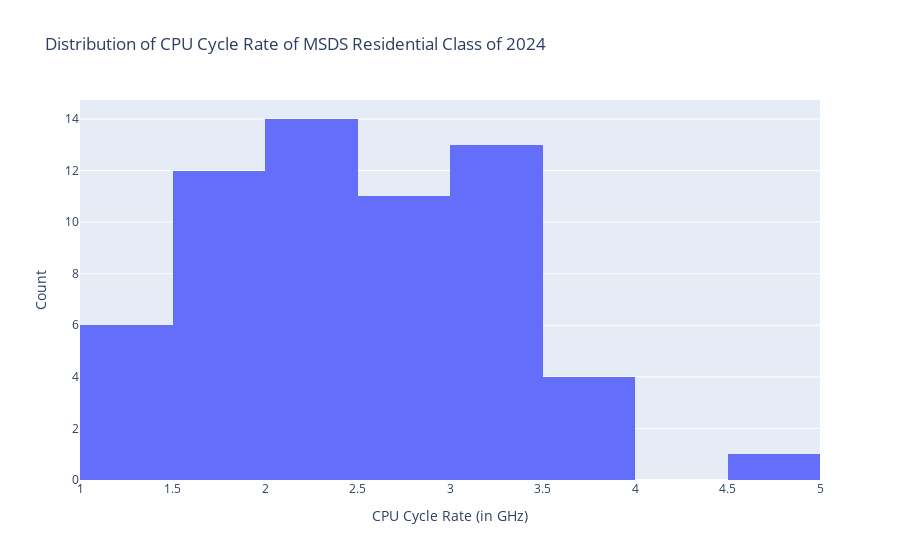

Notebook code for this chart:
### Code cell
import plotly.express as px
fig = px.histogram(data, x="CPU Cycle Rate (in GHz)", title="Distribution of CPU Cycle Rate of MSDS Residential Class of 2024")
fig.update_layout(
    yaxis_title="Count")
fig.show()

### Figure 1 — Plotly figure (JSON) as saved in the notebook; plotly's stock layout.template omitted (floating-point values rounded to 4 significant figures)
{"data": [{"alignmentgroup": "True", "bingroup": "x", "hovertemplate": "CPU Cycle Rate (in GHz)=%{x}<br>count=%{y}<extra></extra>", "legendgroup": "", "marker": {"color": "#636efa", "pattern": {"shape": ""}}, "name": "", "offsetgroup": "", "orientation": "v", "showlegend": false, "type": "histogram", "x": [3, 3.2, 3.6, 2.3, 3.3, 1.8, 1.4, 2.3, 3.49, 4.7, 2.4, 3.49, 2.6, 1.6, 2.4, 2.8, 2.4, 1.8, 3.49, 1.4, 1.6, 2.5, 3.2, 1.6, 1.6, 3.49, 1.4, 2, 2.4, 2.6, 1.3, 3.6, 3.49, 1.4, 1.7, 2.5, 1.4, 3.5, 2.6, 2, 2.6, 1.7, 2.5, 2.4, 3.2, 3.2, 3.5, 1.9, 1.7, 2.3, 3.2, 2.6, 2.3, 3.1, 1.6, 2.5, 2.5, 2.3, 2.3, 1.8, 2.3], "xaxis": "x", "yaxis": "y"}], "layout": {"barmode": "relative", "legend": {"tracegroupgap": 0}, "title": {"text": "Distribution of CPU Cycle Rate of MSDS Residential Class of 2024"}, "xaxis": {"anchor": "y", "domain": [0, 1], "title": {"text": "CPU Cycle Rate (in GHz)"}}, "yaxis": {"anchor": "x", "domain": [0, 1], "title": {"text": "Count"}}}}
